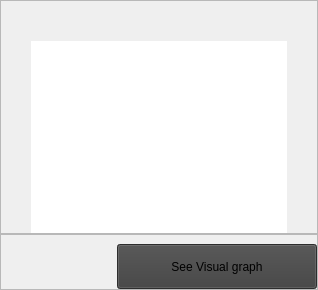
                <widget class="QWidget" name="page_3">
                 <layout class="QVBoxLayout" name="verticalLayout_7">
                  <property name="spacing">
                   <number>0</number>
                  </property>
                  <property name="leftMargin">
                   <number>0</number>
                  </property>
                  <property name="topMargin">
                   <number>0</number>
                  </property>
                  <property name="rightMargin">
                   <number>0</number>
                  </property>
                  <property name="bottomMargin">
                   <number>0</number>
                  </property>
                  <item>
                   <widget class="QFrame" name="frame_4">
                    <property name="frameShape">
                     <enum>QFrame::StyledPanel</enum>
                    </property>
                    <property name="frameShadow">
                     <enum>QFrame::Raised</enum>
                    </property>
                    <layout class="QVBoxLayout" name="verticalLayout_9">
                     <property name="leftMargin">
                      <number>30</number>
                     </property>
                     <property name="topMargin">
                      <number>40</number>
                     </property>
                     <property name="rightMargin">
                      <number>30</number>
                     </property>
                     <property name="bottomMargin">
                      <number>0</number>
                     </property>
                     <item>
                      <widget class="QPlainTextEdit" name="txtCalendar">
                       <property name="styleSheet">
                        <string notr="true">border:none;
color: rgb(255, 255, 255);
	font: bold 11pt &quot;Arial&quot;;</string>
                       </property>
                       <property name="frameShape">
                        <enum>QFrame::StyledPanel</enum>
                       </property>
                       <property name="frameShadow">
                        <enum>QFrame::Raised</enum>
                       </property>
                       <property name="plainText">
                        <string>No Calendar till now
</string>
                       </property>
                      </widget>
                     </item>
                    </layout>
                   </widget>
                  </item>
                  <item>
                   <widget class="QFrame" name="frame_5">
                    <property name="maximumSize">
                     <size>
                      <width>16777215</width>
                      <height>60</height>
                     </size>
                    </property>
                    <property name="frameShape">
                     <enum>QFrame::StyledPanel</enum>
                    </property>
                    <property name="frameShadow">
                     <enum>QFrame::Raised</enum>
                    </property>
                    <layout class="QVBoxLayout" name="verticalLayout_8">
                     <property name="rightMargin">
                      <number>0</number>
                     </property>
                     <property name="bottomMargin">
                      <number>0</number>
                     </property>
                     <item alignment="Qt::AlignRight">
                      <widget class="QPushButton" name="btnVisual">
                       <property name="minimumSize">
                        <size>
                         <width>200</width>
                         <height>45</height>
                        </size>
                       </property>
                       <property name="cursor">
                        <cursorShape>PointingHandCursor</cursorShape>
                       </property>
                       <property name="styleSheet">
                        <string notr="true">background-color: #3F3F3F;</string>
                       </property>
                       <property name="text">
                        <string>See Visual graph</string>
                       </property>
                       <property name="autoDefault">
                        <bool>false</bool>
                       </property>
                       <property name="default">
                        <bool>false</bool>
                       </property>
                       <property name="flat">
                        <bool>false</bool>
                       </property>
                      </widget>
                     </item>
                    </layout>
                   </widget>
                  </item>
                 </layout>
                </widget>
